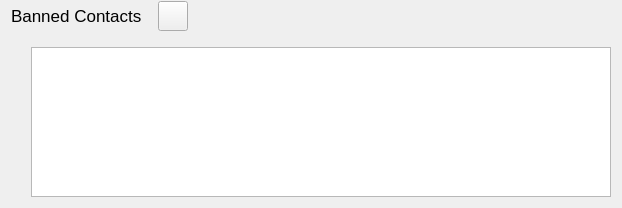
                         <widget class="QWidget" name="bannedContactsLayoutWidget" native="true">
                          <layout class="QVBoxLayout" name="verticalLayout_20">
                           <property name="topMargin">
                            <number>1</number>
                           </property>
                           <item>
                            <layout class="QHBoxLayout" name="horizontalLayout_2">
                             <property name="topMargin">
                              <number>0</number>
                             </property>
                             <item>
                              <widget class="QLabel" name="label_7">
                               <property name="sizePolicy">
                                <sizepolicy hsizetype="Minimum" vsizetype="Preferred">
                                 <horstretch>0</horstretch>
                                 <verstretch>0</verstretch>
                                </sizepolicy>
                               </property>
                               <property name="minimumSize">
                                <size>
                                 <width>0</width>
                                 <height>0</height>
                                </size>
                               </property>
                               <property name="font">
                                <font>
                                 <pointsize>13</pointsize>
                                </font>
                               </property>
                               <property name="text">
                                <string>Banned Contacts</string>
                               </property>
                              </widget>
                             </item>
                             <item>
                              <spacer name="horizontalSpacer_7">
                               <property name="orientation">
                                <enum>Qt::Horizontal</enum>
                               </property>
                               <property name="sizeType">
                                <enum>QSizePolicy::Fixed</enum>
                               </property>
                               <property name="sizeHint" stdset="0">
                                <size>
                                 <width>10</width>
                                 <height>20</height>
                                </size>
                               </property>
                              </spacer>
                             </item>
                             <item>
                              <widget class="QPushButton" name="bannedContactsBtn">
                               <property name="sizePolicy">
                                <sizepolicy hsizetype="Fixed" vsizetype="Fixed">
                                 <horstretch>0</horstretch>
                                 <verstretch>0</verstretch>
                                </sizepolicy>
                               </property>
                               <property name="minimumSize">
                                <size>
                                 <width>0</width>
                                 <height>30</height>
                                </size>
                               </property>
                               <property name="maximumSize">
                                <size>
                                 <width>30</width>
                                 <height>30</height>
                                </size>
                               </property>
                               <property name="font">
                                <font>
                                 <pointsize>9</pointsize>
                                </font>
                               </property>
                               <property name="layoutDirection">
                                <enum>Qt::LeftToRight</enum>
                               </property>
                               <property name="text">
                                <string/>
                               </property>
                               <property name="icon">
                                <iconset resource="../ressources.qrc">
                                 <normaloff>:/images/icons/round-arrow_drop_down-24px.svg</normaloff>:/images/icons/round-arrow_drop_down-24px.svg</iconset>
                               </property>
                               <property name="iconSize">
                                <size>
                                 <width>32</width>
                                 <height>32</height>
                                </size>
                               </property>
                              </widget>
                             </item>
                             <item>
                              <spacer name="horizontalSpacer_47">
                               <property name="orientation">
                                <enum>Qt::Horizontal</enum>
                               </property>
                               <property name="sizeType">
                                <enum>QSizePolicy::MinimumExpanding</enum>
                               </property>
                               <property name="sizeHint" stdset="0">
                                <size>
                                 <width>40</width>
                                 <height>10</height>
                                </size>
                               </property>
                              </spacer>
                             </item>
                            </layout>
                           </item>
                           <item>
                            <widget class="QWidget" name="bannedContactsListWidget" native="true">
                             <property name="enabled">
                              <bool>true</bool>
                             </property>
                             <layout class="QVBoxLayout" name="verticalLayout_21">
                              <property name="leftMargin">
                               <number>20</number>
                              </property>
                              <property name="topMargin">
                               <number>0</number>
                              </property>
                              <property name="rightMargin">
                               <number>0</number>
                              </property>
                              <property name="bottomMargin">
                               <number>0</number>
                              </property>
                              <item>
                               <spacer name="verticalSpacer_15">
                                <property name="orientation">
                                 <enum>Qt::Vertical</enum>
                                </property>
                                <property name="sizeType">
                                 <enum>QSizePolicy::Fixed</enum>
                                </property>
                                <property name="sizeHint" stdset="0">
                                 <size>
                                  <width>20</width>
                                  <height>10</height>
                                 </size>
                                </property>
                               </spacer>
                              </item>
                              <item>
                               <widget class="QListWidget" name="bannedListWidget">
                                <property name="sizePolicy">
                                 <sizepolicy hsizetype="Expanding" vsizetype="MinimumExpanding">
                                  <horstretch>0</horstretch>
                                  <verstretch>0</verstretch>
                                 </sizepolicy>
                                </property>
                                <property name="minimumSize">
                                 <size>
                                  <width>580</width>
                                  <height>150</height>
                                 </size>
                                </property>
                                <property name="maximumSize">
                                 <size>
                                  <width>16777215</width>
                                  <height>150</height>
                                 </size>
                                </property>
                                <property name="font">
                                 <font>
                                  <pointsize>10</pointsize>
                                 </font>
                                </property>
                                <property name="focusPolicy">
                                 <enum>Qt::TabFocus</enum>
                                </property>
                                <property name="verticalScrollMode">
                                 <enum>QAbstractItemView::ScrollPerPixel</enum>
                                </property>
                               </widget>
                              </item>
                             </layout>
                            </widget>
                           </item>
                          </layout>
                         </widget>
